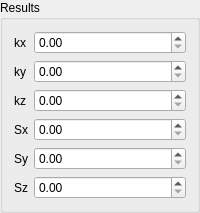
             <widget class="QGroupBox" name="calResultsBox">
              <property name="title">
               <string>Results</string>
              </property>
              <layout class="QFormLayout" name="formLayout_7">
               <property name="fieldGrowthPolicy">
                <enum>QFormLayout::AllNonFixedFieldsGrow</enum>
               </property>
               <item row="0" column="0">
                <widget class="QLabel" name="kxLab">
                 <property name="text">
                  <string>kx</string>
                 </property>
                </widget>
               </item>
               <item row="0" column="1">
                <widget class="QDoubleSpinBox" name="kxNumDbl">
                 <property name="maximum">
                  <double>10000.000000000000000</double>
                 </property>
                </widget>
               </item>
               <item row="1" column="0">
                <widget class="QLabel" name="kyLab">
                 <property name="text">
                  <string>ky</string>
                 </property>
                </widget>
               </item>
               <item row="1" column="1">
                <widget class="QDoubleSpinBox" name="kyNumDbl">
                 <property name="maximum">
                  <double>10000.000000000000000</double>
                 </property>
                </widget>
               </item>
               <item row="2" column="0">
                <widget class="QLabel" name="kzLab">
                 <property name="text">
                  <string>kz</string>
                 </property>
                </widget>
               </item>
               <item row="2" column="1">
                <widget class="QDoubleSpinBox" name="kzNumDbl">
                 <property name="maximum">
                  <double>10000.000000000000000</double>
                 </property>
                </widget>
               </item>
               <item row="3" column="1">
                <widget class="QDoubleSpinBox" name="SxNumDbl">
                 <property name="maximum">
                  <double>10000.000000000000000</double>
                 </property>
                </widget>
               </item>
               <item row="4" column="1">
                <widget class="QDoubleSpinBox" name="SyNumDbl">
                 <property name="maximum">
                  <double>10000.000000000000000</double>
                 </property>
                </widget>
               </item>
               <item row="5" column="1">
                <widget class="QDoubleSpinBox" name="SzNumDbl">
                 <property name="maximum">
                  <double>10000.000000000000000</double>
                 </property>
                </widget>
               </item>
               <item row="3" column="0">
                <widget class="QLabel" name="SxLab">
                 <property name="text">
                  <string>Sx</string>
                 </property>
                </widget>
               </item>
               <item row="4" column="0">
                <widget class="QLabel" name="SyLab">
                 <property name="text">
                  <string>Sy</string>
                 </property>
                </widget>
               </item>
               <item row="5" column="0">
                <widget class="QLabel" name="SzLab">
                 <property name="text">
                  <string>Sz</string>
                 </property>
                </widget>
               </item>
              </layout>
             </widget>
